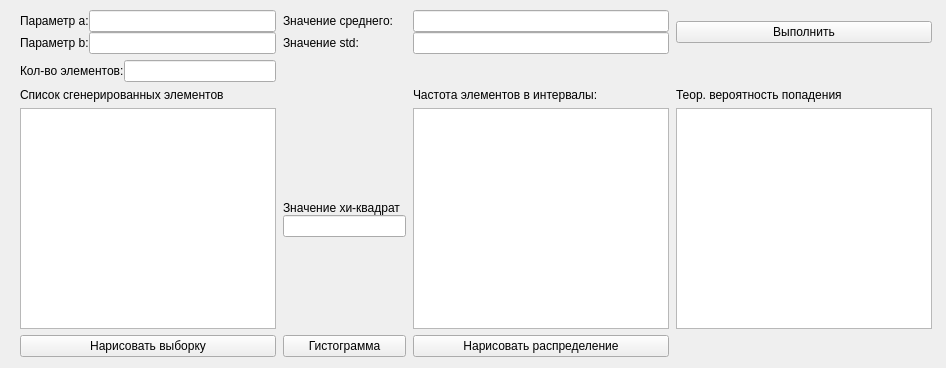
<?xml version="1.0" encoding="UTF-8"?>
<ui version="4.0">
 <class>Main_widget</class>
 <widget class="QWidget" name="Main_widget">
  <property name="geometry">
   <rect>
    <x>0</x>
    <y>0</y>
    <width>946</width>
    <height>368</height>
   </rect>
  </property>
  <property name="windowTitle">
   <string>Form</string>
  </property>
  <widget class="QWidget" name="gridLayoutWidget">
   <property name="geometry">
    <rect>
     <x>20</x>
     <y>10</y>
     <width>912</width>
     <height>347</height>
    </rect>
   </property>
   <layout class="QGridLayout" name="gridLayout">
    <property name="sizeConstraint">
     <enum>QLayout::SetDefaultConstraint</enum>
    </property>
    <property name="horizontalSpacing">
     <number>7</number>
    </property>
    <item row="4" column="3">
     <widget class="QPushButton" name="pushButton_draw_dist">
      <property name="text">
       <string>Нарисовать распределение</string>
      </property>
     </widget>
    </item>
    <item row="0" column="1">
     <layout class="QVBoxLayout" name="verticalLayout_3">
      <property name="sizeConstraint">
       <enum>QLayout::SetNoConstraint</enum>
      </property>
      <item>
       <layout class="QHBoxLayout" name="horizontalLayout">
        <item>
         <layout class="QVBoxLayout" name="verticalLayout">
          <item>
           <widget class="QLabel" name="label_a">
            <property name="text">
             <string>Параметр a:</string>
            </property>
           </widget>
          </item>
          <item>
           <widget class="QLabel" name="label_b">
            <property name="text">
             <string>Параметр b:</string>
            </property>
           </widget>
          </item>
         </layout>
        </item>
        <item>
         <layout class="QVBoxLayout" name="verticalLayout_2">
          <item>
           <widget class="QLineEdit" name="lineEdit_enter_a"/>
          </item>
          <item>
           <widget class="QLineEdit" name="lineEdit_enter_b"/>
          </item>
         </layout>
        </item>
       </layout>
      </item>
     </layout>
    </item>
    <item row="0" column="4">
     <layout class="QVBoxLayout" name="verticalLayout_6">
      <item>
       <widget class="QPushButton" name="pushButton_execute">
        <property name="text">
         <string>Выполнить</string>
        </property>
       </widget>
      </item>
     </layout>
    </item>
    <item row="2" column="3">
     <widget class="QLabel" name="label_friq_elem">
      <property name="text">
       <string>Частота элементов в интервалы:</string>
      </property>
     </widget>
    </item>
    <item row="3" column="4">
     <widget class="QTextEdit" name="textEdit_prob">
      <property name="readOnly">
       <bool>true</bool>
      </property>
     </widget>
    </item>
    <item row="1" column="1">
     <layout class="QHBoxLayout" name="horizontalLayout_3">
      <item>
       <widget class="QLabel" name="label_num_elements">
        <property name="text">
         <string>Кол-во элементов:</string>
        </property>
       </widget>
      </item>
      <item>
       <widget class="QLineEdit" name="lineEdit_num_elements"/>
      </item>
     </layout>
    </item>
    <item row="2" column="1">
     <widget class="QLabel" name="label_list_of_gen_number">
      <property name="text">
       <string>Список сгенерированных элементов</string>
      </property>
     </widget>
    </item>
    <item row="2" column="4">
     <widget class="QLabel" name="label_prob">
      <property name="text">
       <string>Теор. вероятность попадения</string>
      </property>
     </widget>
    </item>
    <item row="4" column="1">
     <widget class="QPushButton" name="pushButton_draw_elements">
      <property name="text">
       <string>Нарисовать выборку</string>
      </property>
     </widget>
    </item>
    <item row="3" column="3">
     <widget class="QTextEdit" name="textEdit_friq_elements">
      <property name="readOnly">
       <bool>true</bool>
      </property>
     </widget>
    </item>
    <item row="4" column="2">
     <widget class="QPushButton" name="pushButton_draw_histogram">
      <property name="text">
       <string>Гистограмма</string>
      </property>
     </widget>
    </item>
    <item row="0" column="2">
     <layout class="QVBoxLayout" name="verticalLayout_4">
      <property name="sizeConstraint">
       <enum>QLayout::SetNoConstraint</enum>
      </property>
      <item>
       <widget class="QLabel" name="label_mean">
        <property name="text">
         <string>Значение среднего:</string>
        </property>
       </widget>
      </item>
      <item>
       <widget class="QLabel" name="label_std">
        <property name="text">
         <string>Значение std:</string>
        </property>
       </widget>
      </item>
     </layout>
    </item>
    <item row="3" column="1">
     <widget class="QTextEdit" name="textEdit_show_list_of_generated_nums">
      <property name="readOnly">
       <bool>true</bool>
      </property>
     </widget>
    </item>
    <item row="0" column="3">
     <layout class="QVBoxLayout" name="verticalLayout_5">
      <item>
       <widget class="QLineEdit" name="lineEdit_mean"/>
      </item>
      <item>
       <widget class="QLineEdit" name="lineEdit_std"/>
      </item>
     </layout>
    </item>
    <item row="3" column="2">
     <layout class="QVBoxLayout" name="verticalLayout_7">
      <item>
       <spacer name="verticalSpacer_2">
        <property name="orientation">
         <enum>Qt::Vertical</enum>
        </property>
        <property name="sizeHint" stdset="0">
         <size>
          <width>20</width>
          <height>40</height>
         </size>
        </property>
       </spacer>
      </item>
      <item>
       <widget class="QLabel" name="label_hi_sqr">
        <property name="text">
         <string>Значение хи-квадрат</string>
        </property>
       </widget>
      </item>
      <item>
       <widget class="QLineEdit" name="lineEdit_hi_sqr_value">
        <property name="readOnly">
         <bool>true</bool>
        </property>
       </widget>
      </item>
      <item>
       <spacer name="verticalSpacer">
        <property name="orientation">
         <enum>Qt::Vertical</enum>
        </property>
        <property name="sizeHint" stdset="0">
         <size>
          <width>20</width>
          <height>40</height>
         </size>
        </property>
       </spacer>
      </item>
     </layout>
    </item>
   </layout>
  </widget>
 </widget>
 <resources/>
 <connections/>
</ui>
